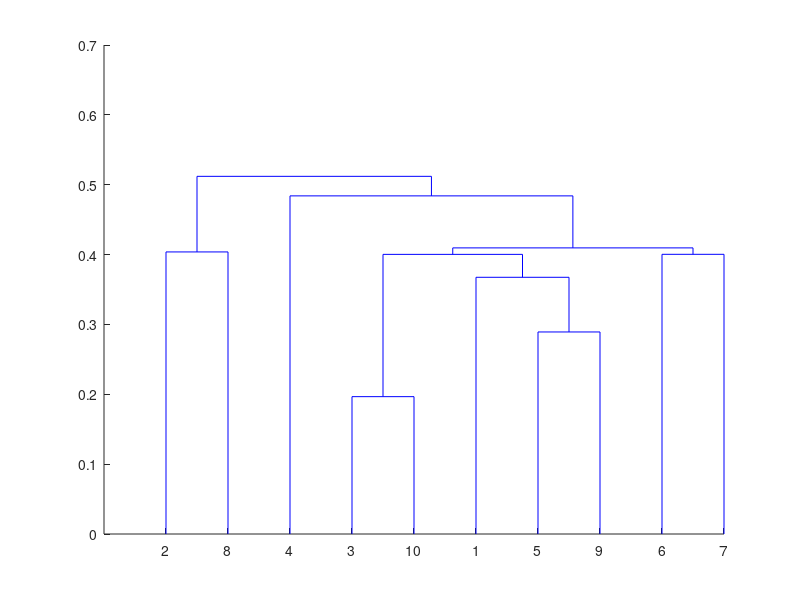

Reproduce this figure in MATLAB. (Note: this script raises an error after producing the figure.)
function reducedTree = c_bintree_agglomerate(varargin)

	if nargin == 0, testfn(); return; end;
	
	p = inputParser();
	p.addRequired('tree',@isstruct);
	p.addRequired('numClusters',@isscalar);
	p.addParameter('sortField','linkageDistance',@ischar);
	p.addParameter('clusterNumberField','clusterNumber',@ischar);
	p.addParameter('clusterSortField','linkageIndex',@ischar);
	p.addParameter('collectLeafFields',{'linkageIndex'},@iscell);
	p.parse(varargin{:});
	s = p.Results;
	tree = s.tree;

	s.collectLeafFields = union(s.collectLeafFields,{s.clusterSortField});

	tree = c_bintree_collectLeafValues(tree,s.collectLeafFields);
	tree = c_bintree_sortLeftRight(tree,s.sortField);

	% proceed down tree in breadth-first search until number of (new) leaf nodes matches number of clusters
	thresholdValue = tree.value.(s.sortField);
	isDone = false;

	while ~isDone
		subtree = c_bintree_mergeSubthresholdNodes(tree,thresholdValue,s.sortField,s.clusterNumberField);
		newNumClusters = c_bintree_getNumLeaves(subtree);
		if newNumClusters >= s.numClusters,
			% note this could return more than numClusters if there are two or more nodes "tie"
			break;
		else
			% set thresholdValue to next smallest node value
			tmpTree = c_bintree_collectLeafValues(subtree,s.sortField);
			tmpIndices = cell2mat(tmpTree.leafValues.(s.sortField)) < thresholdValue;
			if isempty(tmpIndices)
				% there are no smaller node values
				break;
			else
				thresholdValue = max(cell2mat(tmpTree.leafValues.(s.sortField)(tmpIndices)));
			end
		end
	end
	
	% renumber cluster numbers to match order of collectLeafField as much as possible
	% (requires that original tree had leaf values collected before merging)
	numClusters = c_bintree_getNumLeaves(subtree);
	clusterMinLinkageIndices = nan(1,numClusters);
	for iC = 1:numClusters
		[val, leafValues] = c_bintree_getValuesForNode(subtree,'clusterNumber',iC);
		assert(~isempty(val));
		clusterMinLinkageIndices(iC) = min(cell2mat(leafValues.(s.clusterSortField)));
	end
	[~,sortOrder] = sort(clusterMinLinkageIndices);
	subtree = c_bintree_remapNodeValues(subtree,'clusterNumber',...
		'map_origValues',sortOrder,...
		'map_newValues',1:numClusters,...
		'nodeSet','leaves');
	
	reducedTree = subtree;
end

function [tree, numClusters] = c_bintree_mergeSubthresholdNodes(tree,threshold,thresholdField,clusterNumberField,numClusters)
	if nargin < 5
		numClusters = 0;
	end
	if tree.isLeaf
		numClusters = numClusters + 1;
		tree.value.(clusterNumberField) = numClusters;
		return;
	elseif tree.value.(thresholdField) < threshold
		tree.left = [];
		tree.right = [];
		tree.isLeaf = true;
		numClusters = numClusters + 1;
		tree.value.(clusterNumberField) = numClusters;
	else
		[tree.left, numClusters] = c_bintree_mergeSubthresholdNodes(tree.left,threshold,thresholdField,clusterNumberField,numClusters);
		[tree.right, numClusters] = c_bintree_mergeSubthresholdNodes(tree.right,threshold,thresholdField,clusterNumberField,numClusters);
	end
end

function numLeaves = c_bintree_getNumLeaves(tree)
	if tree.isLeaf
		numLeaves = 1;
	else
		numLeaves = c_bintree_getNumLeaves(tree.left) + c_bintree_getNumLeaves(tree.right);
	end
end

function testfn()
	testTree = linkage(rand(10,3));
	figure; dendrogram(testTree);
	tree = c_bintree_constructFromLinkageTree(testTree)
	tree = c_bintree_agglomerate(tree,5);
	keyboard
end